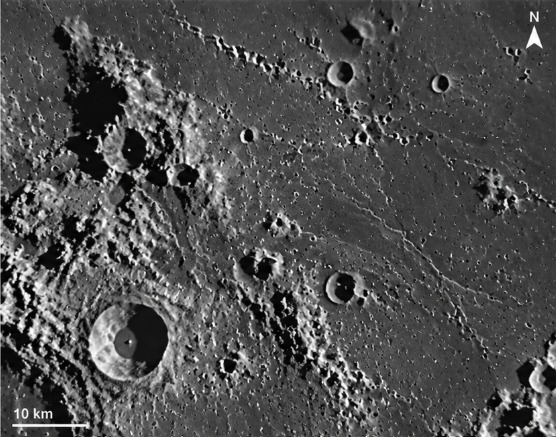
#> input picture sampledataset/image.png, 556 x 437 px, found by its file name
$ python make_illumination_stress_pair.py
#> lines starting #> are read from the running program, lines starting #| are printed output that depends on the picture
### scripts/prepare_real_samples.py
"""
scripts/prepare_real_samples.py
===============================
Prepare Real Lunar Sample Datasets for the LUNA-MATCH Pipeline.

Loads raw lunar screenshots (image_1.png and image_2.png), masks out annotation
overlays (scale bar, text, north arrow) in-place using nearby local background
mean fill, and exports single-band GeoTIFFs with exact GSDs:
  - image_1.tif: GSD = 131.6 m/px
  - image_2.tif: GSD = 555.6 m/px
"""

import os
import sys
from pathlib import Path
import numpy as np
import cv2
import rasterio
from rasterio.transform import from_origin

def find_source_image(candidates):
    for c in candidates:
        if os.path.exists(c):
            return c
    raise FileNotFoundError(f"None of candidate paths found: {candidates}")

def mask_and_fill(img: np.ndarray, bl_box: tuple, tr_box: tuple) -> np.ndarray:
    """
    Mask bottom-left and top-right annotation overlays in-place.
    Fill with nearby local terrain mean using Gaussian feathering to avoid
    creating fake high-gradient step edges that attract feature matchers.
    """
#> called with bl_box = (0, 105, 400, 437), tr_box = (505, 556, 0, 75)
    H, W = img.shape[:2]
#> H = 437; W = 556
    img_f = img.astype(np.float32)
    fill_canvas = img_f.copy()
    mask = np.zeros((H, W), dtype=np.float32)

    # 1. Bottom-Left Box: (x_min, x_max, y_min, y_max)
    bl_x0, bl_x1, bl_y0, bl_y1 = bl_box
    # Sample unmasked terrain immediately above the scale bar
    sample_y0 = max(0, bl_y0 - 45)
    sample_y1 = max(0, bl_y0 - 5)
    sample_x0 = bl_x0
    sample_x1 = min(W, bl_x1)
#> sample_x1 = 105
    bl_sample = img[sample_y0:sample_y1, sample_x0:sample_x1]
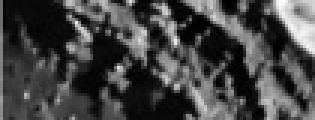
#> bl_sample: shape (40, 105) (shown 3 times larger); min 0, max 252, mean 68.6
    bl_mean = float(np.mean(bl_sample)) if bl_sample.size > 0 else float(np.mean(img))
#> bl_mean = 68.62

    fill_canvas[bl_y0:bl_y1, bl_x0:bl_x1] = bl_mean
#> fill_canvas: shape (437, 556) float32; min 0, max 255, mean 79.6
    mask[bl_y0:bl_y1, bl_x0:bl_x1] = 1.0

    # 2. Top-Right Box: (x_min, x_max, y_min, y_max)
    tr_x0, tr_x1, tr_y0, tr_y1 = tr_box
    # Sample unmasked terrain immediately adjacent to the left of north arrow
    sample_y0_tr = tr_y0
    sample_y1_tr = min(H, tr_y1)
#> sample_y1_tr = 75
    sample_x0_tr = max(0, tr_x0 - 50)
    sample_x1_tr = max(0, tr_x0 - 5)
    tr_sample = img[sample_y0_tr:sample_y1_tr, sample_x0_tr:sample_x1_tr]
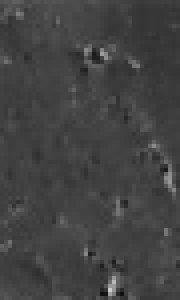
#> tr_sample: shape (75, 45) (shown 4 times larger); min 14, max 204, mean 66.5
    tr_mean = float(np.mean(tr_sample)) if tr_sample.size > 0 else float(np.mean(img))
#> tr_mean = 66.53

    fill_canvas[tr_y0:tr_y1, tr_x0:tr_x1] = tr_mean
#> fill_canvas: shape (437, 556) float32; min 0, max 255, mean 79.6
    mask[tr_y0:tr_y1, tr_x0:tr_x1] = 1.0

    # Gaussian feather the mask boundary to avoid hard step-edges
    feathered_mask = cv2.GaussianBlur(mask, (9, 9), 3.0)

    # Seamless alpha blend
    blended = img_f * (1.0 - feathered_mask) + fill_canvas * feathered_mask
    return np.clip(blended, 0, 255).astype(np.uint8)

# [116 lines left out: function main, not called in this run]

# [2 lines that do not run on import are left out]

### scripts/make_illumination_stress_pair.py
"""
scripts/make_illumination_stress_pair.py
=========================================
Build Harsh Illumination-Stress Lunar Test Pair for LUNA-MATCH.

Generates a mathematically calibrated Moving/Sensed Image (Image B) with:
  - Exact Ground Truth Geometry:
      * Rotation: 8.0 degrees
      * Scale: 0.60x (GSD_B = GSD_A / 0.60 = 219.33 m/px)
      * Translation: dx = +15.0 px, dy = -10.0 px
  - Harsh Non-Linear Illumination & Shadow Stress:
      * Strong non-linear gamma curve (gamma = 0.35) simulating low-elevation solar incidence
      * Local contrast inversion in a crater floor / wall subregion simulating shifted cast shadow boundary
      * Linear illumination ramp gradient across the image (changing solar azimuth)
      * Gaussian sensor noise N(0, 1.5)

Exports:
  - data/samples/stress_a.tif
  - data/samples/stress_b.tif
  - data/samples/ground_truth_stress.json
  - data/samples/sanity_check_stress_pair.png
"""

import os
import sys
import json
import argparse
from pathlib import Path

import numpy as np
import cv2
import rasterio
from rasterio.transform import from_origin

# Add root directory to sys.path
root_dir = Path(__file__).resolve().parent.parent
sys.path.insert(0, str(root_dir))

from scripts.prepare_real_samples import find_source_image, mask_and_fill


def main():
    parser = argparse.ArgumentParser(description="Generate Illumination Stress Test Pair")
    parser.add_argument("--rot", type=float, default=8.0, help="Rotation angle in degrees")
    parser.add_argument("--scale", type=float, default=0.60, help="Scale factor")
    parser.add_argument("--dx", type=float, default=15.0, help="Translation dx in pixels")
    parser.add_argument("--dy", type=float, default=-10.0, help="Translation dy in pixels")
    parser.add_argument("--gamma", type=float, default=0.35, help="Nonlinear tone gamma exponent")
    parser.add_argument("--prefix", type=str, default="stress", help="Output filename prefix")
    args = parser.parse_args()

    workspace_root = root_dir.parent
    p1_candidates = [
        str(root_dir / "image.png"),
        str(workspace_root / "image.png"),
        str(workspace_root / "image_1.png"),
        str(root_dir / "data" / "samples" / "image_1.png"),
    ]

    p1 = find_source_image(p1_candidates)
    print(f"Loading base lunar image from: {p1}")

    raw_1 = cv2.imread(p1, cv2.IMREAD_GRAYSCALE)
    if raw_1 is None:
        raise ValueError(f"Failed to read source image from {p1}")

    box_1_bl = (0, 105, 400, 437)
    box_1_tr = (505, 556, 0, 75)
    masked_a = mask_and_fill(raw_1, box_1_bl, box_1_tr)

    H, W = masked_a.shape
#> H = 437; W = 556
    print(f"Base image dimensions: {W}x{H} (WxH)")
#| Base image dimensions: 556x437 (WxH)

    rotation_deg = args.rot
    scale_factor = args.scale
    dx = args.dx
    dy = args.dy
    cx = W / 2.0
#> cx = 278
    cy = H / 2.0
#> cy = 218.5

    # OpenCV affine transform matrix
    M_rot = cv2.getRotationMatrix2D((cx, cy), rotation_deg, scale_factor)
    M_gt = M_rot.copy()
    M_gt[0, 2] += dx
    M_gt[1, 2] += dy

    M_3x3 = np.eye(3, dtype=np.float64)
    M_3x3[:2, :] = M_gt

    # Warp image A geometrically
    warped_b = cv2.warpAffine(
        masked_a,
        M_gt,
        (W, H),
        flags=cv2.INTER_LINEAR,
        borderMode=cv2.BORDER_REFLECT,
    )
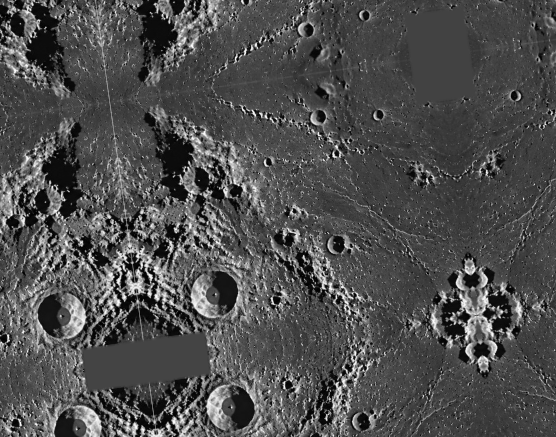
#> warped_b: shape (437, 556); min 0, max 255, mean 78.6

    # -----------------------------------------------------------------------
    # Apply Harsh Illumination / Shadow Stress Transform
    # -----------------------------------------------------------------------
    norm_b = warped_b.astype(np.float32) / 255.0

    # 1. Non-linear power-law gamma compression (gamma = 0.35)
    gamma = args.gamma
    gamma_b = np.power(np.maximum(norm_b, 1e-6), gamma)

    # 2. Local contrast inversion in prominent crater subregion
    # Simulates reversed sun-angle / hard shadow boundary sweeping across crater
    Y, X = np.ogrid[:H, :W]
#> Y = 437 values from 0 to 436
    crater_cx, crater_cy = 200, 185
    dist = np.sqrt((X - crater_cx)**2 + (Y - crater_cy)**2)
    mask_crater = np.clip(1.0 - (dist - 40.0) / 35.0, 0.0, 1.0)
    inverted_b = 1.0 - gamma_b
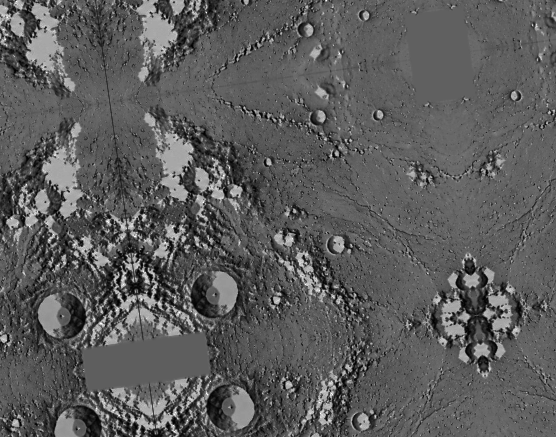
#> inverted_b: shape (437, 556) float32; min 0, max 0.992, mean 0.361
    blended_b = gamma_b * (1.0 - mask_crater) + inverted_b * mask_crater
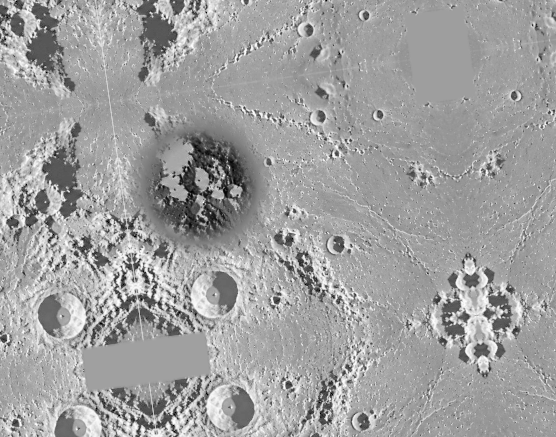
#> blended_b: shape (437, 556) float64; min 0.00794, max 1, mean 0.627

    # 3. Directional illumination ramp gradient across the image
    ramp = 0.55 + 0.65 * (X / float(W))
    stressed_float = blended_b * ramp
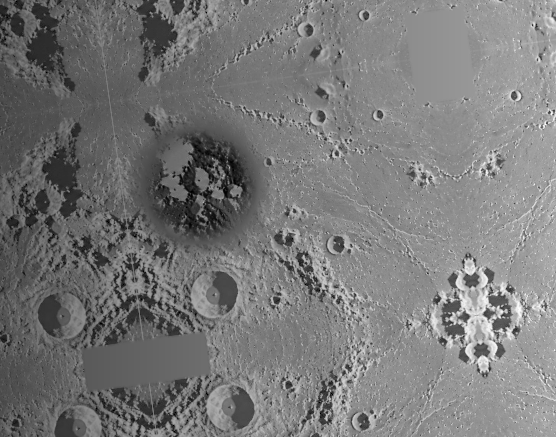
#> stressed_float: shape (437, 556) float64; min 0.0044, max 1.15, mean 0.548; drawn with min black and max white

    # 4. Sensor noise
    rng = np.random.default_rng(1337)
    noise = rng.normal(0.0, 1.5, (H, W))
    masked_b = np.clip(stressed_float * 255.0 + noise, 0, 255).astype(np.uint8)
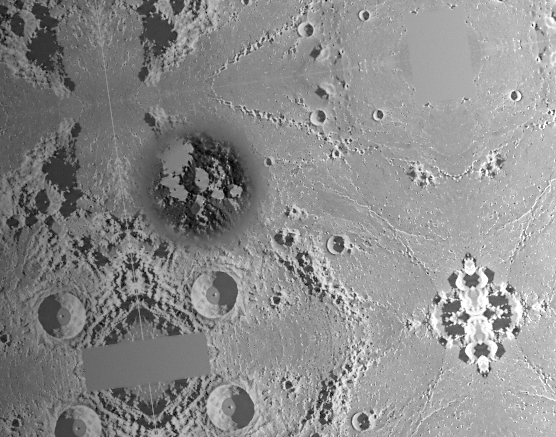
#> masked_b: shape (437, 556); min 0, max 255, mean 139.2

    # -----------------------------------------------------------------------
    # Export Outputs
    # -----------------------------------------------------------------------
    out_dir = root_dir / "data" / "samples"
    out_dir.mkdir(parents=True, exist_ok=True)

    prefix = args.prefix
    gt_info = {
        "dataset": "LUNA-MATCH Illumination-Stress Ground-Truth Pair",
        "base_image": Path(p1).name,
        "rotation_deg": rotation_deg,
        "scale_factor": scale_factor,
        "translation_dx_px": dx,
        "translation_dy_px": dy,
        "center_x_px": cx,
        "center_y_px": cy,
        "gamma": gamma,
        "local_contrast_inversion": {
            "center_x": crater_cx,
            "center_y": crater_cy,
            "radius": 75,
            "description": "Simulated shifted hard shadow boundary with local contrast inversion"
        },
        "gsd_a_m_per_px": 131.6,
        "gsd_b_m_per_px": float(round(131.6 / scale_factor, 4)),
        "ground_truth_transform_3x3": M_3x3.tolist(),
        "affine_2x3": M_gt.tolist(),
    }

    gt_json_path = out_dir / f"ground_truth_{prefix}.json"
    with open(gt_json_path, "w") as f:
        json.dump(gt_info, f, indent=2)
    print(f"Saved ground truth parameters to: {gt_json_path}")

    # Export GeoTIFFs
    gsd_a = 131.6
    tif_path_a = out_dir / f"{prefix}_a.tif"
    norm_a = (masked_a.astype(np.float32) / 255.0)
    transform_a = from_origin(0.0, 0.0, float(gsd_a), float(gsd_a))

    with rasterio.open(
        str(tif_path_a),
        "w",
        driver="GTiff",
        height=H,
        width=W,
        count=1,
        dtype="float32",
        crs="EPSG:4326",
        transform=transform_a,
    ) as dst:
        dst.write(norm_a, 1)
    print(f"Exported Image A GeoTIFF: {tif_path_a} (GSD={gsd_a} m/px)")

    gsd_b = float(round(gsd_a / scale_factor, 4))
    tif_path_b = out_dir / f"{prefix}_b.tif"
    norm_out_b = (masked_b.astype(np.float32) / 255.0)
    transform_b = from_origin(0.0, 0.0, float(gsd_b), float(gsd_b))

    with rasterio.open(
        str(tif_path_b),
        "w",
        driver="GTiff",
        height=H,
        width=W,
        count=1,
        dtype="float32",
        crs="EPSG:4326",
        transform=transform_b,
    ) as dst:
        dst.write(norm_out_b, 1)
    print(f"Exported Image B GeoTIFF: {tif_path_b} (GSD={gsd_b} m/px)")

    # Sanity check visualization
    canvas = np.hstack([masked_a, masked_b])
    cv2.putText(canvas, f"{prefix} A (Base)", (15, 30), cv2.FONT_HERSHEY_SIMPLEX, 0.8, (255,), 2)
    cv2.putText(canvas, f"{prefix} B (gamma={gamma}, shadow-inverted subregion)", (W + 15, 30), cv2.FONT_HERSHEY_SIMPLEX, 0.6, (255,), 2)

    check_path = out_dir / f"sanity_check_{prefix}_pair.png"
    cv2.imwrite(str(check_path), canvas)
    print(f"Saved sanity check visualization to: {check_path}")
    print("\nIllumination stress test pair generation completed successfully!")


if __name__ == "__main__":
    main()
#> (the call stopped at in main, `transform_a = from_origin(0.0, 0.0, float(gsd_a), float(gsd_a))`: rasterio is not available in this run)

$ run again, with sampledataset/res2.jpeg saved as sampledataset/image.png
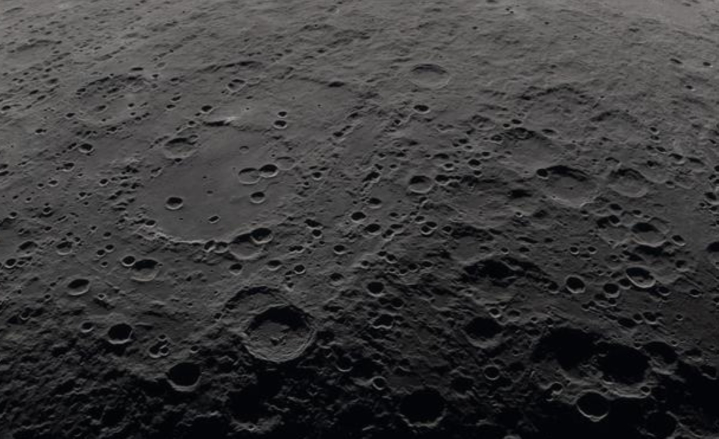
#> input picture sampledataset/res2.jpeg, 1437 x 877 px, found by its file name (shown at 1/2 size)
#> bl_mean = 74.09
#> tr_mean = 98.57
#| Base image dimensions: 1437x877 (WxH)
#> in main, `inverted_b = 1.0 - gamma_b`:
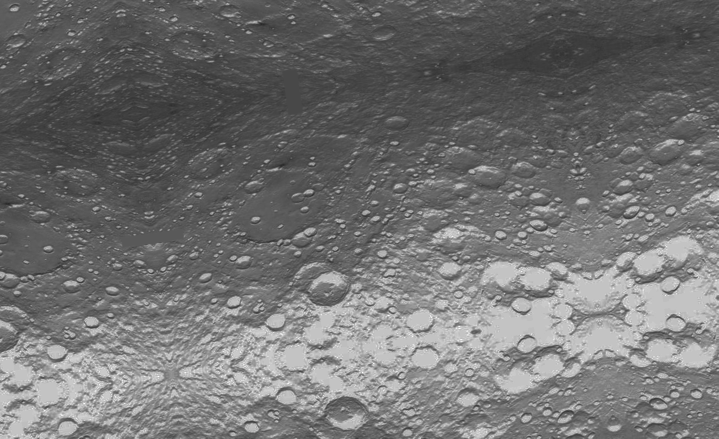
#> inverted_b: shape (877, 1437) float32 (shown at 1/2 size); min 0.147, max 0.992, mean 0.445
#> in main, `stressed_float = blended_b * ramp`:
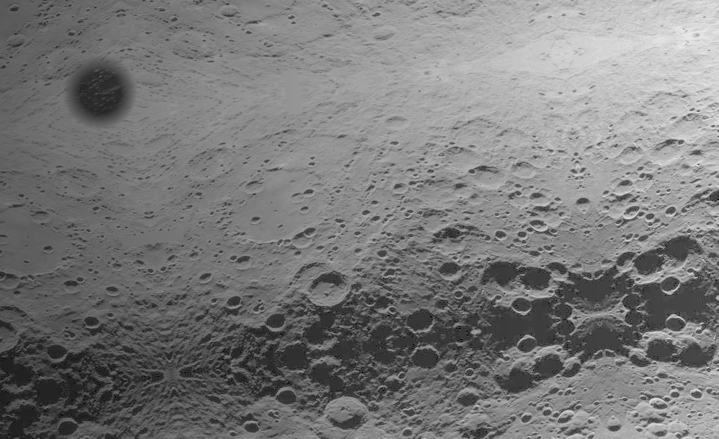
#> stressed_float: shape (877, 1437) float64 (shown at 1/2 size); min 0.00438, max 0.942, mean 0.479

$ run again, with sampledataset/res3.jpeg saved as sampledataset/image.png
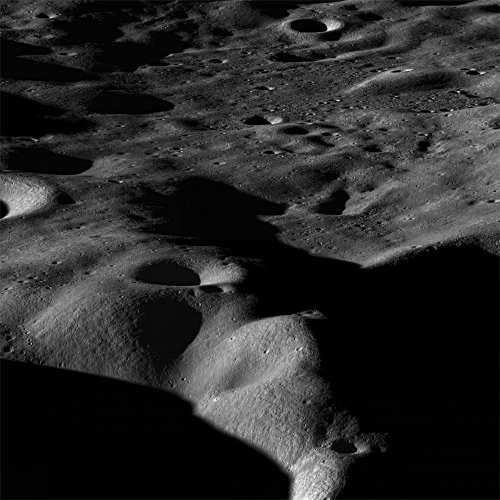
#> input picture sampledataset/res3.jpeg, 1000 x 1000 px, found by its file name (shown at 1/2 size)
#> in main, raw_1 is the input picture: shape (1000, 1000); min 0, max 255, mean 41.2
#> bl_mean = 114.9
#> tr_mean = 40.75
#| Base image dimensions: 1000x1000 (WxH)
#> in main, `masked_b = np.clip(stressed_float * 255.0 + noise, 0, 255).astype(np.u..`:
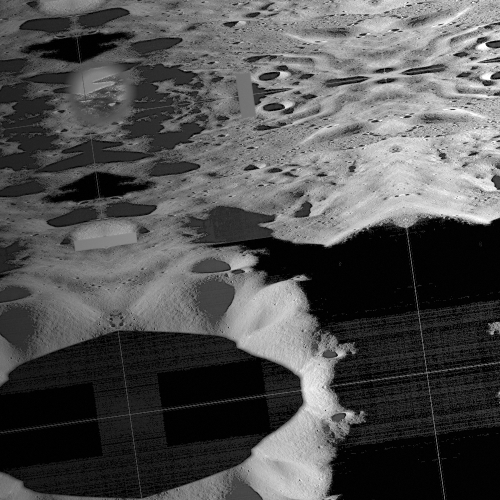
#> masked_b: shape (1000, 1000) (shown at 1/2 size); min 0, max 255, mean 80.7
